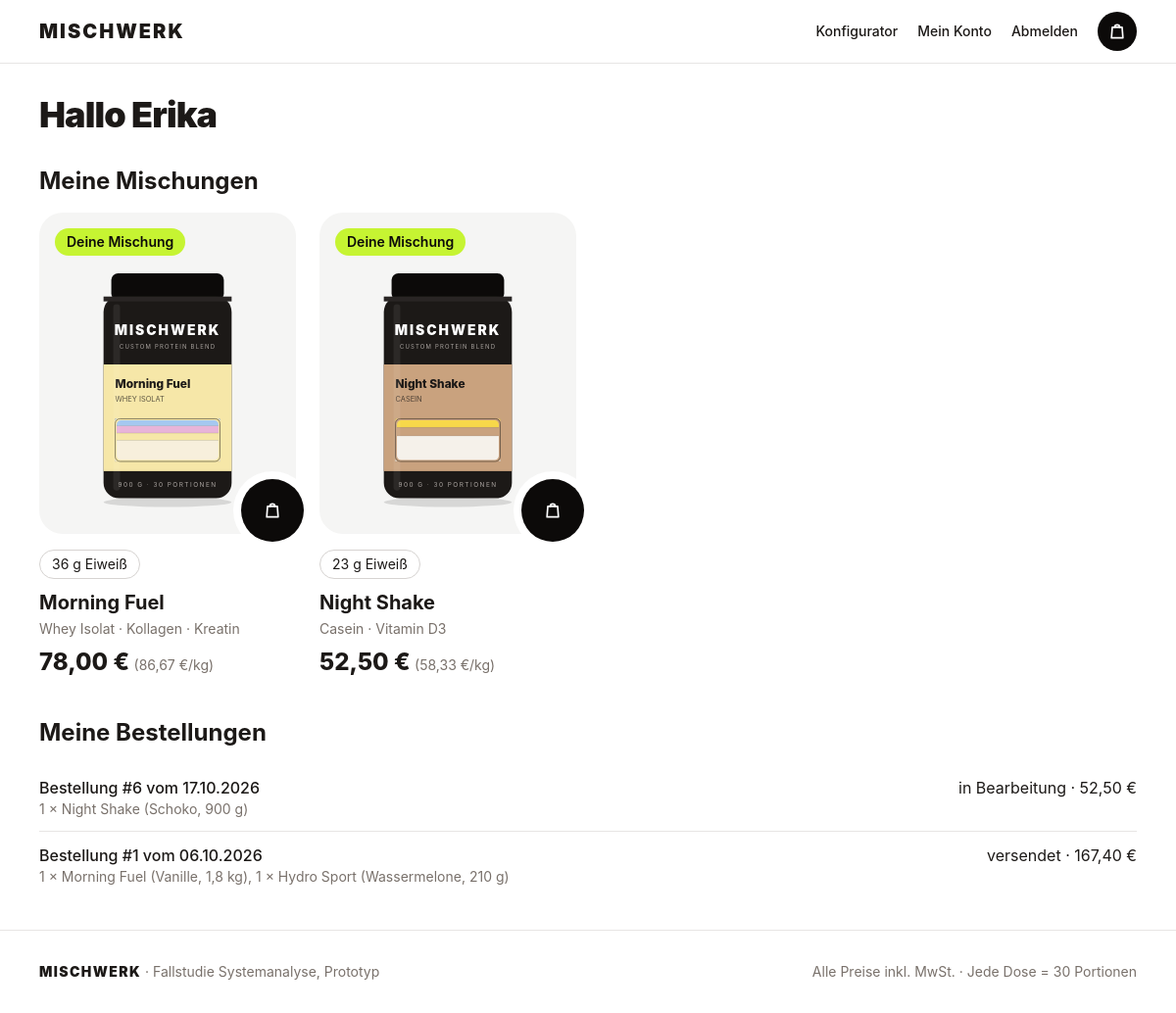
The app's page /konto/ (signed in) with its own data.
### shop/models.py (models this page shows, shortened)
class Blend(models.Model):
    class Sweetness(models.TextChoices):
        NONE = "none", "ungesüßt"
        LIGHT = "light", "leicht"
        NORMAL = "normal", "normal"
    name = models.CharField("Name", max_length=100)
    base = models.ForeignKey(
        Ingredient,
        on_delete=models.PROTECT,
        related_name="+",
        limit_choices_to={"type": Ingredient.Type.BASE},
        verbose_name="Basis",
    )
    flavor = models.ForeignKey(
        Ingredient,
        on_delete=models.PROTECT,
        related_name="+",
        limit_choices_to={"type": Ingredient.Type.FLAVOR},
        verbose_name="Geschmack",
    )
    sweetness = models.CharField(
        "Süße", max_length=10, choices=Sweetness.choices, default=Sweetness.NORMAL
    )
    boosters = models.ManyToManyField(
        Ingredient,
        through="BlendIngredient",
        related_name="blends",
        blank=True,
        verbose_name="Booster",
    )
    is_ready_made = models.BooleanField("ist Fertigprodukt", default=False)
    description = models.CharField("Kurzbeschreibung", max_length=200, blank=True)
    user = models.ForeignKey(
        settings.AUTH_USER_MODEL,
        on_delete=models.CASCADE,
        null=True,
        blank=True,
        related_name="blends",
        verbose_name="Kunde",
    )
    created_at = models.DateTimeField("erstellt am", auto_now_add=True)
    objects = BlendQuerySet.as_manager()
    class Meta:
        verbose_name = "Mischung"
        verbose_name_plural = "Mischungen"
    def ingredients(self):
        return [self.base, self.flavor, *self.boosters.all()]
    @cached_property
    def summary(self):
        return summarize(self.ingredients())
    def summary_for(self, size):
        return self.summary if size == Size.REGULAR else summarize(self.ingredients(), size)
    @property
    def is_sold_out(self):
        return any(i.is_sold_out for i in self.ingredients())

class Ingredient(models.Model):
    class Type(models.TextChoices):
        BASE = "base", "Basis"
        FLAVOR = "flavor", "Geschmack"
        BOOSTER = "booster", "Booster"
    name = models.CharField("Name", max_length=100)
    type = models.CharField("Typ", max_length=10, choices=Type.choices)
    price = models.DecimalField("Preis pro Portion (€)", max_digits=6, decimal_places=2)
    kcal = models.DecimalField("kcal", max_digits=6, decimal_places=1, default=0)
    protein = models.DecimalField("Eiweiß (g)", max_digits=5, decimal_places=1, default=0)
    carbs = models.DecimalField("Kohlenhydrate (g)", max_digits=5, decimal_places=1, default=0)
    fat = models.DecimalField("Fett (g)", max_digits=5, decimal_places=1, default=0)
    caffeine_mg = models.PositiveSmallIntegerField("Koffein (mg)", default=0)
    color = models.CharField("Farbe (Hex)", max_length=7, default="#d6d3d1")
    portion_grams = models.PositiveSmallIntegerField(
        "Portionsgröße (g)", default=DEFAULT_PORTION_GRAMS
    )
    for_protein = models.BooleanField("für Protein Shake", default=False)
    for_clear = models.BooleanField("für Clear Protein", default=False)
    for_energy = models.BooleanField("für Energy", default=False)
    for_hydration = models.BooleanField("für Hydration", default=False)
    stock = models.PositiveIntegerField("Lagerbestand (Portionen)", default=0)
    min_stock = models.PositiveIntegerField("Mindestbestand (Portionen)", default=0)
    objects = IngredientQuerySet.as_manager()
    class Meta:
        verbose_name = "Zutat"
        verbose_name_plural = "Zutaten"
        ordering = ["type", "name"]
    def __str__(self):
        return self.name
    @property
    def is_sold_out(self):
        return self.stock < PORTIONS_PER_CAN
    @property
    def line(self):
        return next((line for line in Line.values if getattr(self, f"for_{line}")), Line.PROTEIN)

### orders/models.py (models this page shows, shortened)
class Order(models.Model):
    class Status(models.TextChoices):
        OPEN = "open", "offen"
        IN_PROGRESS = "in_progress", "in Bearbeitung"
        SHIPPED = "shipped", "versendet"
    user = models.ForeignKey(
        settings.AUTH_USER_MODEL,
        on_delete=models.SET_NULL,
        null=True,
        blank=True,
        related_name="orders",
        verbose_name="Kunde",
    )
    created_at = models.DateTimeField("Bestelldatum", auto_now_add=True)
    status = models.CharField(
        "Status", max_length=20, choices=Status.choices, default=Status.OPEN
    )
    name = models.CharField("Name", max_length=150)
    email = models.EmailField("E-Mail")
    street = models.CharField("Straße und Hausnummer", max_length=200)
    zip_code = models.CharField("PLZ", max_length=10)
    city = models.CharField("Ort", max_length=100)
    total_price = models.DecimalField("Gesamtpreis (€)", max_digits=8, decimal_places=2)
    class Meta:
        verbose_name = "Bestellung"
        verbose_name_plural = "Bestellungen"
        ordering = ["-created_at"]
    def __str__(self):
        return f"Bestellung #{self.pk}"

class OrderItem(models.Model):
    order = models.ForeignKey(Order, on_delete=models.CASCADE, related_name="items")
    blend = models.ForeignKey(Blend, on_delete=models.PROTECT, verbose_name="Mischung")
    quantity = models.PositiveIntegerField("Menge", default=1)
    size = models.CharField("Größe", max_length=10, choices=Size.choices, default=Size.REGULAR)
    unit_price = models.DecimalField(
        "Preis zum Kaufzeitpunkt (€)", max_digits=6, decimal_places=2
    )
    class Meta:
        verbose_name = "Bestellposition"
        verbose_name_plural = "Bestellpositionen"
    @property
    def can_grams(self):
        return self.blend.summary_for(self.size)["can_grams"]

### accounts/views.py (the view)
# urls.py: path("", views.account, name="account"),
@login_required
def account(request):
    blends = (
        request.user.blends.filter(is_ready_made=False)
        .select_related("base", "flavor")
        .prefetch_related("boosters")
    )
    orders = request.user.orders.prefetch_related("items__blend")
    return render(request, "accounts/account.html", {"blends": blends, "orders": orders})

### orders/cart.py (called while the page is built)
def count(session):
    return sum(session.get(SESSION_KEY, {}).values())

### orders/context_processors.py (called while the page is built)
def cart_count(request):
    return {"cart_count": cart.count(request.session)}

### shop/templatetags/shop_tags.py (called while the page is built)
@register.filter
def weight(grams):
    if grams >= 1000:
        return f"{number_format(grams / 1000, 1 if grams % 1000 else 0)} kg"
    return f"{grams} g"

### templates/accounts/account.html (shortened to what this page needs)
{% extends "base.html" %}
{% load shop_tags %}
{% block content %}
<h1 class="mb-8 text-4xl font-black tracking-tight">Hallo {{ user.first_name }}</h1>
<section class="mb-10">
  <h2 class="mb-4 text-2xl font-bold">Meine Mischungen</h2>
  <div class="grid gap-x-6 gap-y-10 sm:grid-cols-2 lg:grid-cols-4">
    {% for blend in blends %}
      {% include "shop/_product_card.html" %}
    {% empty %}
      <p class="text-stone-500">Noch keine eigenen Mischungen. <a href="{% url 'shop:configurator' %}" class="underline">Zum Konfigurator</a></p>
    {% endfor %}
  </div>
</section>
<section>
  <h2 class="mb-4 text-2xl font-bold">Meine Bestellungen</h2>
  <ul class="divide-y divide-stone-200 dark:divide-stone-700">
    {% for order in orders %}
      <li class="py-3">
        <p class="flex justify-between gap-4">
          <span class="font-medium">{{ order }} vom {{ order.created_at|date:"d.m.Y" }}</span>
          <span>{{ order.get_status_display }} · {{ order.total_price|floatformat:2 }} €</span>
        </p>
        <p class="text-sm text-stone-500">
          {% for item in order.items.all %}{{ item.quantity }} × {{ item.blend.name }} ({{ item.blend.flavor }}, {{ item.can_grams|weight }}){% if not forloop.last %}, {% endif %}{% endfor %}
        </p>
      </li>
    {% empty %}
      <li class="py-3 text-stone-500">Noch keine Bestellungen.</li>
    {% endfor %}
  </ul>
</section>
{% endblock %}

### templates/_icon_bag.html
<svg viewBox="0 0 24 24" class="size-5" fill="none" stroke="currentColor" stroke-width="2" stroke-linecap="round" stroke-linejoin="round" aria-hidden="true"><path d="M6 7h12l1 13H5L6 7Z"/><path d="M9 7a3 3 0 0 1 6 0"/></svg>

### templates/shop/_product_card.html (shortened to what this page needs)
{% load shop_tags %}
<article class="group">
  <div class="relative">
    <a href="{% url 'shop:blend_detail' blend.pk %}" class="grid aspect-[4/5] place-items-center rounded-3xl bg-stone-100 px-8 pb-6 pt-14 transition group-hover:bg-stone-200 dark:bg-stone-900 dark:group-hover:bg-stone-800">
      {% can blend.ingredients blend.name "h-full max-h-80 w-auto transition duration-300 group-hover:-translate-y-1 group-hover:scale-[1.03]" %}
    </a>
    <div class="absolute left-4 top-4 flex flex-wrap gap-2">
      {% if not blend.is_ready_made %}<span class="badge bg-accent text-stone-950">Deine Mischung</span>{% endif %}
    </div>
    {% if variant_count > 1 %}
      <a href="{% url 'shop:blend_detail' blend.pk %}" class="absolute -bottom-2 -right-2 grid size-16 place-items-center rounded-full bg-stone-950 text-white ring-8 ring-white transition hover:scale-105 dark:bg-white dark:text-stone-950 dark:ring-stone-950" aria-label="{{ blend.name }}: Sorte wählen">
        {% include "_icon_bag.html" %}
      </a>
    {% elif not blend.is_sold_out %}
      <form method="post" action="{% url 'orders:cart_add' blend.pk %}" class="absolute -bottom-2 -right-2">
        <button type="submit" class="grid size-16 place-items-center rounded-full bg-stone-950 text-white ring-8 ring-white transition hover:scale-105 dark:bg-white dark:text-stone-950 dark:ring-stone-950" aria-label="{{ blend.name }} in den Warenkorb">
          {% include "_icon_bag.html" %}
        </button>
      </form>
    {% endif %}
  </div>
  <div class="mt-4 space-y-1 pr-14">
    <div class="flex flex-wrap gap-2">
      {% if blend.summary.protein %}
        <span class="chip">{{ blend.summary.protein|floatformat:0 }} g Eiweiß</span>
      {% elif blend.summary.caffeine_mg %}
        <span class="chip">{{ blend.summary.caffeine_mg }} mg Koffein</span>
      {% else %}
        <span class="chip">Ohne Koffein</span>
      {% endif %}
    </div>
    <h3 class="pt-2 text-xl font-bold leading-tight"><a href="{% url 'shop:blend_detail' blend.pk %}" class="hover:underline">{{ blend.name }}</a></h3>
    <p class="text-sm text-stone-500">
      {{ blend.base }}{% if variant_count <= 1 %} · {{ blend.flavor }}{% endif %}{% for b in blend.boosters.all %} · {{ b }}{% endfor %}
    </p>
    {% with price=cheapest|default:blend.summary %}
      <p class="pt-1">{% if variant_count > 1 %}<span class="text-lg">ab </span>{% endif %}<span class="text-2xl font-extrabold">{{ price.price|floatformat:2 }} €</span>
        <span class="text-sm text-stone-500">({{ price.price_per_kg|floatformat:2 }} €/kg)</span></p>
    {% endwith %}
  </div>
</article>

### templates/shop/_can.html
{% load shop_tags %}<svg viewBox="0 0 200 250" class="{{ css_class }}" role="img" aria-label="Dose {{ name }}">
  <ellipse cx="100" cy="242" rx="66" ry="5" fill="#000" opacity=".12"/>
  <rect x="42" y="6" width="116" height="28" rx="7" fill="#0c0a09"/>
  <rect x="34" y="30" width="132" height="208" rx="16" fill="#1c1917"/>
  <rect x="34" y="30" width="132" height="5" fill="#292524"/>
  <text x="100" y="70" text-anchor="middle" fill="#fff" font-size="14" font-weight="900" letter-spacing="2">MISCHWERK</text>
  <text x="100" y="84" text-anchor="middle" fill="#a8a29e" font-size="6" letter-spacing="1.2">{{ subtitle }}</text>
  <rect x="34" y="100" width="132" height="110" fill="{{ label_color }}" data-fill="fill"/>
  <text x="46" y="124" fill="#1c1917" font-size="12" font-weight="800">{{ name|truncatechars:17 }}</text>
  <text x="46" y="138" fill="#1c1917" font-size="7.5" opacity=".7">{{ base|upper }}</text>
  <rect x="46" y="156" width="108" height="44" fill="#fff" opacity=".45"/>
  {% for layer in layers %}
    <rect data-layer="{{ layer.key }}" x="46" y="{{ layer.y|stringformat:'s' }}" width="108" height="{{ layer.height|stringformat:'s' }}" fill="{{ layer.color }}" stroke="#1c1917" stroke-opacity=".15" stroke-width=".5"/>
  {% endfor %}
  <rect x="46" y="156" width="108" height="44" rx="6" fill="none" stroke="{{ label_color }}" stroke-width="3" data-fill="stroke"/>
  <rect x="46" y="156" width="108" height="44" rx="5" fill="none" stroke="#1c1917" stroke-opacity=".5" stroke-width="1"/>
  <text x="100" y="226" text-anchor="middle" fill="#a8a29e" font-size="6.5" letter-spacing="1.5">{{ can_grams|weight|upper }} · {{ portions }} PORTIONEN</text>
  <rect x="44" y="38" width="7" height="192" rx="3.5" fill="#fff" opacity=".07"/>
</svg>

### records on screen
Blend: subtitle "CUSTOM PROTEIN BLEND", name "Morning Fuel", can_grams "900 G", portions "30", is_ready_made "Deine Mischung", summary.protein "36", base "Whey Isolat", price "78,00", price_per_kg "86,67"
Ingredient: name "WHEY ISOLAT"
Ingredient: name "Kollagen"
Ingredient: name "Kreatin"
Blend: subtitle "CUSTOM PROTEIN BLEND", name "Night Shake", can_grams "900 G", portions "30", is_ready_made "Deine Mischung", summary.protein "23", base "Casein", price "52,50", price_per_kg "58,33"
Ingredient: name "CASEIN"
Ingredient: name "Vitamin D3"
Order: id "Bestellung #6", created_at "17.10.2026", status "in Bearbeitung", total_price "52,50"
OrderItem: quantity "1", blend.name "Night Shake", blend.flavor "Schoko", can_grams|weight "900 g"
Order: id "Bestellung #1", created_at "06.10.2026", status "versendet", total_price "167,40"
OrderItem: quantity "1", blend.name "Morning Fuel", blend.flavor "Vanille", can_grams|weight "1,8 kg"
OrderItem: quantity "1", blend.name "Hydro Sport", blend.flavor "Wassermelone", can_grams|weight "210 g"

### other values on screen
{{ user.first_name }} "Erika"
